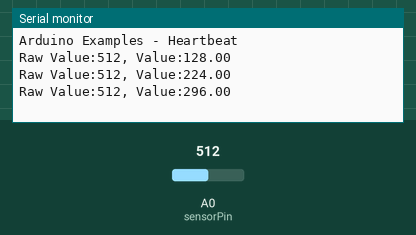
The sketch below on a simulated Arduino Uno, built with avr-gcc and run on an emulated ATmega328P. On the bench: the last lines printed to the serial monitor. The test bench sets the inputs (shaded band); at power-on: A0 (sensorPin) = 512.

Above: at 1.3 s.
1.4 s: A0 (sensorPin) set to 716
At 1.9 s:
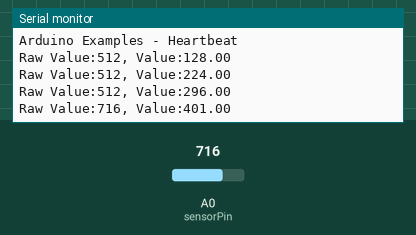
2.9 s: A0 (sensorPin) set to 900
At 3.4 s:
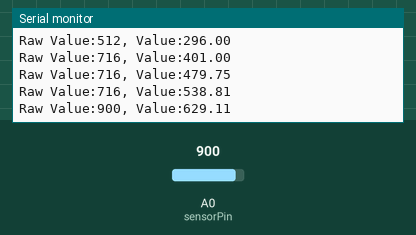
Timing chart, 0 to 5.9 s (numbered marks = the images above; inputs shaded):
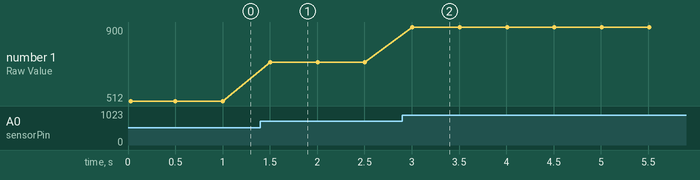

The sketch:

Heartbeat.ino
```cpp
/*
  Heartbeat
*/

int sensorPin = 0;

double alpha = 0.75;
double change = 0.0;
double minval = 0.0;

void setup() {
    Serial.begin(9600);
    Serial.println("Arduino Examples - Heartbeat");
}

void loop() {
    static double oldValue = 0;
    static double oldChange = 0;

    int rawValue = analogRead(sensorPin);
    double value = alpha * oldValue + (1 - alpha) * rawValue;

    Serial.print("Raw Value:");
    Serial.print(rawValue);
    Serial.print(", Value:");
    Serial.println(value);
    oldValue = value;

    delay(500); //just here to slow down the output so it is easier to read
}
```

Measured:
- after the input at 1.4 s, the serial monitor: prints a new line after 0.10 s (image 1)
- after the input at 2.9 s, the serial monitor: prints a new line after 0.11 s (image 2)
- plotted number 1: 512 → 716 after the input at 1.4 s, 716 → 900 after the input at 2.9 s
